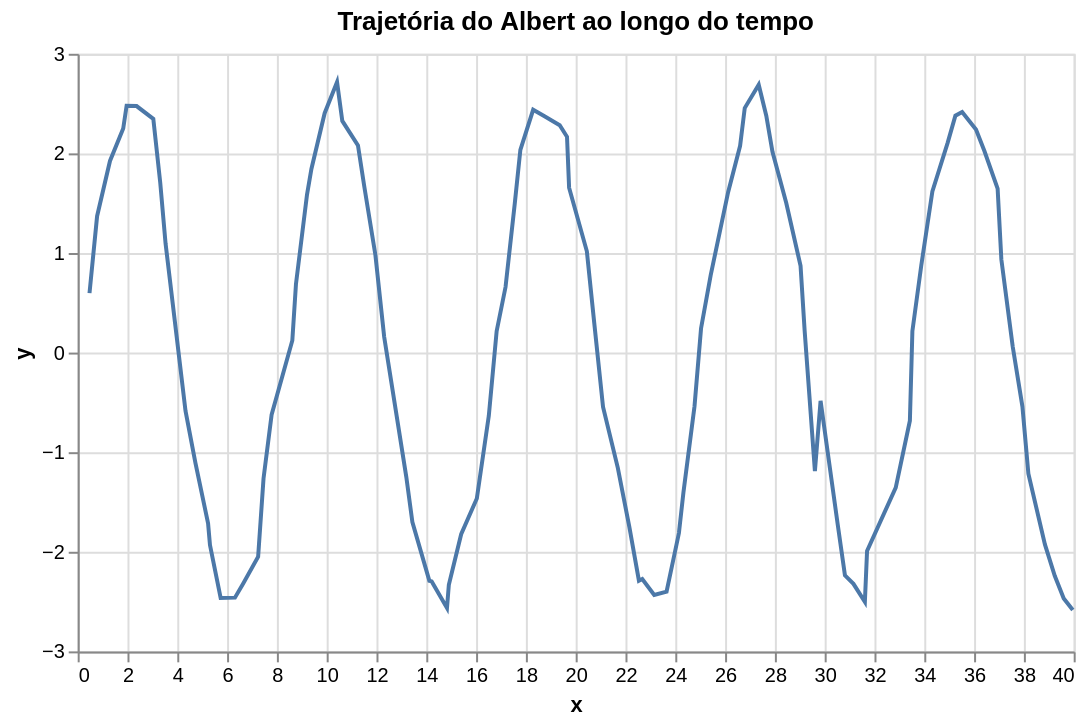

The cell this chart's notebook holds for it:
### Markdown cell above
### 📝 **Problema 2.4**

**🎯 Objetivo:** Crie uma visualização bidimenional utilizando as colunas x e y para visualizar o trajeto do `Albert`.

**Nota:** Utiliza a biblioteca `altair` e seus métodos para criar a visualização.

### Code cell
# TODO: faça uma visualização simples da trajetória do albert ao longo do tempo
alt.Chart(df).mark_line().encode(
    x='x:Q',
    y='y:Q',
).properties(
    title='Trajetória do Albert ao longo do tempo',
    width=500,
    height=300
)

### Figure 1 — Vega-Lite specification as saved in the notebook (floating-point values rounded to 4 significant figures)
{"config": {"view": {"continuousWidth": 300, "continuousHeight": 300}}, "data": {"name": "data-143738d9f38f15bb7646e685d82ec148"}, "mark": {"type": "line"}, "encoding": {"x": {"field": "x", "type": "quantitative"}, "y": {"field": "y", "type": "quantitative"}}, "height": 300, "title": "Trajetória do Albert ao longo do tempo", "width": 500, "$schema": "https://vega.github.io/schema/vega-lite/v5.8.0.json", "datasets": {"data-143738d9f38f15bb7646e685d82ec148": [{"tempo": 1, "x": 0.4745, "y": 0.5973}, {"tempo": 2, "x": 0.7793, "y": 1.369}, {"tempo": 3, "x": 1.297, "y": 1.924}, {"tempo": 4, "x": 1.829, "y": 2.25}, {"tempo": 5, "x": 1.965, "y": 2.478}, {"tempo": 6, "x": 2.365, "y": 2.475}, {"tempo": 7, "x": 3.037, "y": 2.347}, {"tempo": 8, "x": 3.315, "y": 1.706}, {"tempo": 9, "x": 3.53, "y": 1.094}, {"tempo": 11, "x": 4.33, "y": -0.5862}, {"tempo": 12, "x": 4.73, "y": -1.109}, {"tempo": 13, "x": 5.236, "y": -1.713}, {"tempo": 14, "x": 5.313, "y": -1.933}, {"tempo": 15, "x": 5.741, "y": -2.463}, {"tempo": 16, "x": 6.316, "y": -2.46}, {"tempo": 17, "x": 6.648, "y": -2.318}, {"tempo": 18, "x": 7.247, "y": -2.049}, {"tempo": 19, "x": 7.464, "y": -1.262}, {"tempo": 20, "x": 7.788, "y": -0.6233}, {"tempo": 21, "x": 8.62, "y": 0.1211}, {"tempo": 22, "x": 8.766, "y": 0.6879}, {"tempo": 23, "x": 9.21, "y": 1.586}, {"tempo": 24, "x": 9.386, "y": 1.844}, {"tempo": 25, "x": 9.918, "y": 2.404}, {"tempo": 26, "x": 10.42, "y": 2.715}, {"tempo": 27, "x": 10.63, "y": 2.326}, {"tempo": 28, "x": 11.26, "y": 2.08}, {"tempo": 29, "x": 11.51, "y": 1.667}, {"tempo": 30, "x": 11.96, "y": 0.9799}, {"tempo": 31, "x": 12.31, "y": 0.1561}, {"tempo": 33, "x": 13.2, "y": -1.25}, {"tempo": 34, "x": 13.44, "y": -1.702}, {"tempo": 35, "x": 14.12, "y": -2.291}, {"tempo": 36, "x": 14.22, "y": -2.297}, {"tempo": 37, "x": 14.83, "y": -2.565}, {"tempo": 38, "x": 14.91, "y": -2.33}, {"tempo": 39, "x": 15.4, "y": -1.824}, {"tempo": 40, "x": 16.03, "y": -1.464}, {"tempo": 41, "x": 16.51, "y": -0.6353}, {"tempo": 42, "x": 16.83, "y": 0.2148}, {"tempo": 43, "x": 17.18, "y": 0.6579}, {"tempo": 44, "x": 17.55, "y": 1.499}, {"tempo": 45, "x": 17.78, "y": 2.035}, {"tempo": 46, "x": 18.29, "y": 2.437}, {"tempo": 47, "x": 18.73, "y": 2.375}, {"tempo": 48, "x": 19.36, "y": 2.282}, {"tempo": 49, "x": 19.65, "y": 2.167}, {"tempo": 50, "x": 19.74, "y": 1.655}, {"tempo": 51, "x": 20.45, "y": 1.017}, {"tempo": 52, "x": 20.74, "y": 0.304}, {"tempo": 53, "x": 21.1, "y": -0.5451}, {"tempo": 54, "x": 21.69, "y": -1.158}, {"tempo": 55, "x": 22.15, "y": -1.75}, {"tempo": 56, "x": 22.54, "y": -2.29}, {"tempo": 57, "x": 22.67, "y": -2.274}, {"tempo": 58, "x": 23.15, "y": -2.434}, {"tempo": 59, "x": 23.65, "y": -2.401}, {"tempo": 60, "x": 24.15, "y": -1.812}, {"tempo": 61, "x": 24.33, "y": -1.403}, {"tempo": 62, "x": 24.77, "y": -0.5387}, {"tempo": 63, "x": 25.03, "y": 0.2419}, {"tempo": 64, "x": 25.42, "y": 0.7762}, {"tempo": 65, "x": 26.12, "y": 1.61}, {"tempo": 66, "x": 26.6, "y": 2.075}, {"tempo": 67, "x": 26.79, "y": 2.455}, {"tempo": 68, "x": 27.35, "y": 2.689}, {"tempo": 69, "x": 27.65, "y": 2.378}, {"tempo": 70, "x": 27.9, "y": 2.016}, {"tempo": 71, "x": 28.45, "y": 1.505}, {"tempo": 72, "x": 29.03, "y": 0.8715}, {"tempo": 73, "x": 29.19, "y": 0.2198}, {"tempo": 74, "x": 29.83, "y": -0.4842}, {"tempo": 75, "x": 29.61, "y": -1.19}, {"tempo": 76, "x": 30.52, "y": -1.726}, {"tempo": 77, "x": 30.81, "y": -2.237}, {"tempo": 78, "x": 31.16, "y": -2.322}, {"tempo": 79, "x": 31.61, "y": -2.503}, {"tempo": 80, "x": 31.7, "y": -1.992}, {"tempo": 82, "x": 32.85, "y": -1.355}, {"tempo": 83, "x": 33.42, "y": -0.6837}, {"tempo": 84, "x": 33.52, "y": 0.2163}, {"tempo": 85, "x": 33.88, "y": 0.8753}, {"tempo": 86, "x": 34.32, "y": 1.619}, {"tempo": 87, "x": 34.94, "y": 2.106}, {"tempo": 88, "x": 35.25, "y": 2.378}, {"tempo": 89, "x": 35.52, "y": 2.415}, {"tempo": 90, "x": 36.08, "y": 2.24}, {"tempo": 91, "x": 36.41, "y": 2.024}, {"tempo": 92, "x": 36.95, "y": 1.647}, {"tempo": 93, "x": 37.09, "y": 0.9355}, {"tempo": 94, "x": 37.55, "y": 0.0611}, {"tempo": 95, "x": 37.94, "y": -0.5421}, {"tempo": 96, "x": 38.18, "y": -1.216}, {"tempo": 97, "x": 38.84, "y": -1.926}, {"tempo": 98, "x": 39.24, "y": -2.241}, {"tempo": 99, "x": 39.6, "y": -2.468}, {"tempo": 100, "x": 39.96, "y": -2.584}]}}
